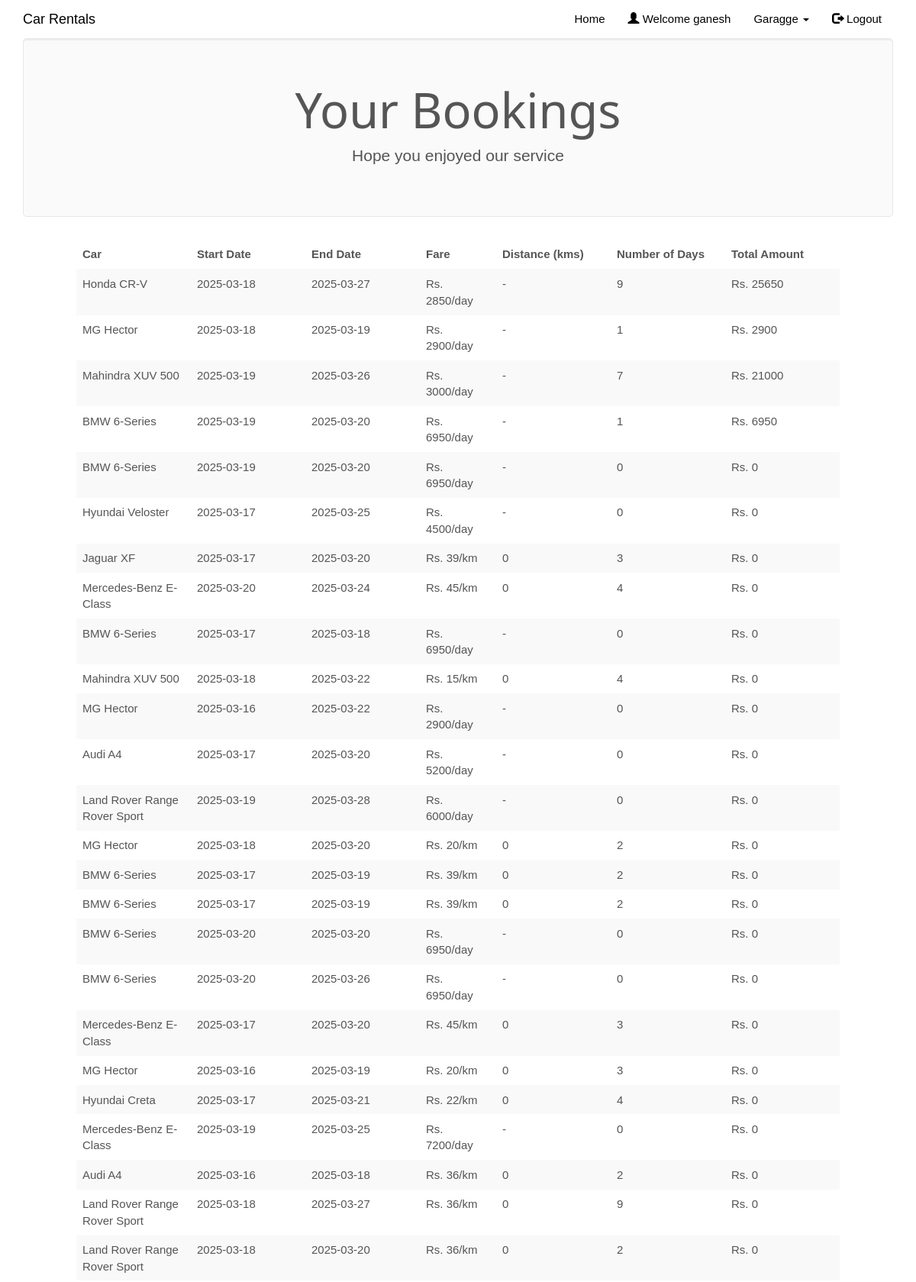
The app's page /mybookings.php (signed in, upper part) with its own data.
### tables this page shows
CREATE TABLE IF NOT EXISTS `rentedcars` (
  `id` int NOT NULL AUTO_INCREMENT,
  `customer_username` varchar(50) NOT NULL,
  `car_id` int NOT NULL,
  `driver_id` int NOT NULL,
  `booking_date` date NOT NULL,
  `rent_start_date` date NOT NULL,
  `rent_end_date` date NOT NULL,
  `car_return_date` date DEFAULT NULL,
  `fare` double NOT NULL,
  `charge_type` varchar(25) NOT NULL DEFAULT 'days',
  `distance` double DEFAULT NULL,
  `no_of_days` int DEFAULT NULL,
  `total_amount` double DEFAULT NULL,
  `return_status` varchar(10) NOT NULL,
  `distance_or_days` int NOT NULL,
  `amount` float NOT NULL,
  PRIMARY KEY (`id`),
  KEY `customer_username` (`customer_username`),
  KEY `car_id` (`car_id`),
  KEY `driver_id` (`driver_id`)
);

CREATE TABLE IF NOT EXISTS `cars` (
  `car_id` int NOT NULL AUTO_INCREMENT,
  `car_name` varchar(50) NOT NULL,
  `car_nameplate` varchar(50) NOT NULL,
  `car_img` varchar(50) DEFAULT 'NA',
  `ac_price` float NOT NULL,
  `non_ac_price` float NOT NULL,
  `ac_price_per_day` float NOT NULL,
  `non_ac_price_per_day` float NOT NULL,
  `car_availability` varchar(10) NOT NULL,
  PRIMARY KEY (`car_id`),
  UNIQUE KEY `car_nameplate` (`car_nameplate`)
);

### mybookings.php (the view, shortened to what this page needs)
<!DOCTYPE html>
<html>
<?php
$conn = Connect();
?>
<head>
<link rel="stylesheet" href="assets/bootstrap/css/bootstrap.min.css">
<link rel="stylesheet" href="assets/fonts/font-awesome.min.css">
    <link rel="stylesheet" href="assets/w3css/w3.css">
<link rel="stylesheet" type="text/css" href="assets/css/customerlogin.css">
<link rel="stylesheet" type="text/css" media="screen" href="assets/css/clientpage.css" />
</head>
<body id="page-top" data-spy="scroll" data-target=".navbar-fixed-top">
    <nav class="navbar navbar-custom navbar-fixed-top" role="navigation" style="color: black">
        <div class="container">
            <div class="navbar-header">
                <a class="navbar-brand page-scroll" href="index.php">
                   Car Rentals </a>
            </div>
            <?php
                if(isset($_SESSION['login_client'])){
            ?>
            <div class="collapse navbar-collapse navbar-right navbar-main-collapse">
                <ul class="nav navbar-nav">
                    <li>
                        <a href="index.php">Home</a>
                    </li>
                    <li>
                        <a href="#"><span class="glyphicon glyphicon-user"></span> Welcome <?php echo $_SESSION['login_client']; ?></a>
                    </li>
                    <li>
                    <ul class="nav navbar-nav navbar-right">
            <li><a href="#" class="dropdown-toggle active" data-toggle="dropdown" role="button" aria-haspopup="true" aria-expanded="false"><span class="glyphicon glyphicon-user"></span> Control Panel <span class="caret"></span> </a>
                <ul class="dropdown-menu">
              <li> <a href="entercar.php">Add Car</a></li>
              <li> <a href="enterdriver.php"> Add Driver</a></li>
              <li> <a href="clientview.php">View</a></li>
            </ul>
            </li>
          </ul>
                    </li>
                    <li>
                        <a href="logout.php"><span class="glyphicon glyphicon-log-out"></span> Logout</a>
                    </li>
                </ul>
            </div>
            <?php
                }
                else if (isset($_SESSION['login_customer'])){
            ?>
            <div class="collapse navbar-collapse navbar-right navbar-main-collapse">
                <ul class="nav navbar-nav">
                    <li>
                        <a href="index.php">Home</a>
                    </li>
                    <li>
                        <a href="#"><span class="glyphicon glyphicon-user"></span> Welcome <?php echo $_SESSION['login_customer']; ?></a>
                    </li>
                    <ul class="nav navbar-nav">
            <li><a href="#" class="dropdown-toggle active" data-toggle="dropdown" role="button" aria-haspopup="true" aria-expanded="false"> Garagge <span class="caret"></span> </a>
            </li>
          </ul>
                    <li>
                        <a href="logout.php"><span class="glyphicon glyphicon-log-out"></span> Logout</a>
                    </li>
                </ul>
            </div>
                <?php   }
                ?>
        </div>
    </nav>
<?php $login_customer = $_SESSION['login_customer'];
    $sql1 = "SELECT * FROM rentedcars rc, cars c
    WHERE rc.customer_username='$login_customer' AND c.car_id=rc.car_id AND rc.return_status='R'";
    $result1 = $conn->query($sql1);
    if (mysqli_num_rows($result1) > 0) {
?>
<div class="container">
      <div class="jumbotron">
        <h1 class="text-center">Your Bookings</h1>
        <p class="text-center"> Hope you enjoyed our service </p>
      </div>
    </div>
    <div class="table-responsive" style="padding-left: 100px; padding-right: 100px;" >
<table class="table table-striped">
  <thead class="thead-dark">
<tr>
<th width="15%">Car</th>
<th width="15%">Start Date</th>
<th width="15%">End Date</th>
<th width="10%">Fare</th>
<th width="15%">Distance (kms)</th>
<th width="15%">Number of Days</th>
<th width="15%">Total Amount</th>
</tr>
</thead>
<?php
        while($row = mysqli_fetch_assoc($result1)) {
?>
<tr>
<td><?php echo $row["car_name"]; ?></td>
<td><?php echo $row["rent_start_date"] ?></td>
<td><?php echo $row["rent_end_date"]; ?></td>
<td>Rs.  <?php
            if($row["charge_type"] == "days"){
                    echo ($row["fare"] . "/day");
                } else {
                    echo ($row["fare"] . "/km");
                }
            ?></td>
<td><?php  if($row["charge_type"] == "days"){
                    echo ("-");
                } else {
                    echo ($row["distance"]);
                } ?></td>
<td><?php echo $row["no_of_days"]; ?> </td>
<td>Rs.  <?php echo $row["total_amount"]; ?></td>
</tr>
<?php        } ?>
                </table>
                </div>
            <?php
        } ?>
</body>
</html>

### assets/w3css/w3.css (style rules this page uses)
*, *:before, *:after { box-sizing: inherit }
html { -ms-text-size-adjust: 100%; -webkit-text-size-adjust: 100% }
body { margin: 0 }
article, aside, details, figcaption, figure, footer, header, main, menu, nav, section, summary { display: block }
a { background-color: transparent; -webkit-text-decoration-skip: objects }
html, body { font-family: Verdana, sans-serif; font-size: 15px; line-height: 1.5 }
html { overflow-x: hidden }
h1 { font-size: 36px }
h1, h2, h3, h4, h5, h6 { font-family: "Segoe UI", Arial, sans-serif; font-weight: 400; margin: 10px 0 }
a { color: inherit }

### assets/css/customerlogin.css (style rules this page uses)
body, html { height: 100%; }
body { padding-top: 50px; background-size: 100%; }

### records on screen
rentedcars: car.car_name "Honda CR-V", rent_start_date "2025-03-18", rent_end_date "2025-03-27", fare "2850", no_of_days "9", total_amount "25650"
rentedcars: car.car_name "MG Hector", rent_start_date "2025-03-18", rent_end_date "2025-03-19", fare "2900", no_of_days "1", total_amount "2900"
rentedcars: car.car_name "Mahindra XUV 500", rent_start_date "2025-03-19", rent_end_date "2025-03-26", fare "3000", no_of_days "7", total_amount "21000"
rentedcars: car.car_name "BMW 6-Series", rent_start_date "2025-03-19", rent_end_date "2025-03-20", fare "6950", no_of_days "1", total_amount "6950"
rentedcars: car.car_name "BMW 6-Series", rent_start_date "2025-03-19", rent_end_date "2025-03-20", fare "6950", no_of_days "0", total_amount "0"
rentedcars: car.car_name "Hyundai Veloster", rent_start_date "2025-03-17", rent_end_date "2025-03-25", fare "4500", no_of_days "0", total_amount "0"
rentedcars: car.car_name "Jaguar XF", rent_start_date "2025-03-17", rent_end_date "2025-03-20", fare "39", distance "0", no_of_days "3", total_amount "0"
rentedcars: car.car_name "Mercedes-Benz E-Class", rent_start_date "2025-03-20", rent_end_date "2025-03-24", fare "45", distance "0", no_of_days "4", total_amount "0"
rentedcars: car.car_name "BMW 6-Series", rent_start_date "2025-03-17", rent_end_date "2025-03-18", fare "6950", no_of_days "0", total_amount "0"
rentedcars: car.car_name "Mahindra XUV 500", rent_start_date "2025-03-18", rent_end_date "2025-03-22", fare "15", distance "0", no_of_days "4", total_amount "0"
rentedcars: car.car_name "MG Hector", rent_start_date "2025-03-16", rent_end_date "2025-03-22", fare "2900", no_of_days "0", total_amount "0"
rentedcars: car.car_name "Audi A4", rent_start_date "2025-03-17", rent_end_date "2025-03-20", fare "5200", no_of_days "0", total_amount "0"
rentedcars: car.car_name "Land Rover Range Rover Sport", rent_start_date "2025-03-19", rent_end_date "2025-03-28", fare "6000", no_of_days "0", total_amount "0"
rentedcars: car.car_name "MG Hector", rent_start_date "2025-03-18", rent_end_date "2025-03-20", fare "20", distance "0", no_of_days "2", total_amount "0"
rentedcars: car.car_name "BMW 6-Series", rent_start_date "2025-03-17", rent_end_date "2025-03-19", fare "39", distance "0", no_of_days "2", total_amount "0"
rentedcars: car.car_name "BMW 6-Series", rent_start_date "2025-03-17", rent_end_date "2025-03-19", fare "39", distance "0", no_of_days "2", total_amount "0"
rentedcars: car.car_name "BMW 6-Series", rent_start_date "2025-03-20", rent_end_date "2025-03-20", fare "6950", no_of_days "0", total_amount "0"
rentedcars: car.car_name "BMW 6-Series", rent_start_date "2025-03-20", rent_end_date "2025-03-26", fare "6950", no_of_days "0", total_amount "0"
rentedcars: car.car_name "Mercedes-Benz E-Class", rent_start_date "2025-03-17", rent_end_date "2025-03-20", fare "45", distance "0", no_of_days "3", total_amount "0"
rentedcars: car.car_name "MG Hector", rent_start_date "2025-03-16", rent_end_date "2025-03-19", fare "20", distance "0", no_of_days "3", total_amount "0"
rentedcars: car.car_name "Hyundai Creta", rent_start_date "2025-03-17", rent_end_date "2025-03-21", fare "22", distance "0", no_of_days "4", total_amount "0"
rentedcars: car.car_name "Mercedes-Benz E-Class", rent_start_date "2025-03-19", rent_end_date "2025-03-25", fare "7200", no_of_days "0", total_amount "0"
rentedcars: car.car_name "Audi A4", rent_start_date "2025-03-16", rent_end_date "2025-03-18", fare "36", distance "0", no_of_days "2", total_amount "0"
rentedcars: car.car_name "Land Rover Range Rover Sport", rent_start_date "2025-03-18", rent_end_date "2025-03-27", fare "36", distance "0", no_of_days "9", total_amount "0"
rentedcars: car.car_name "Land Rover Range Rover Sport", rent_start_date "2025-03-18", rent_end_date "2025-03-20", fare "36", distance "0", no_of_days "2", total_amount "0"

### other values on screen
$_SESSION['login_customer'] "ganesh"
